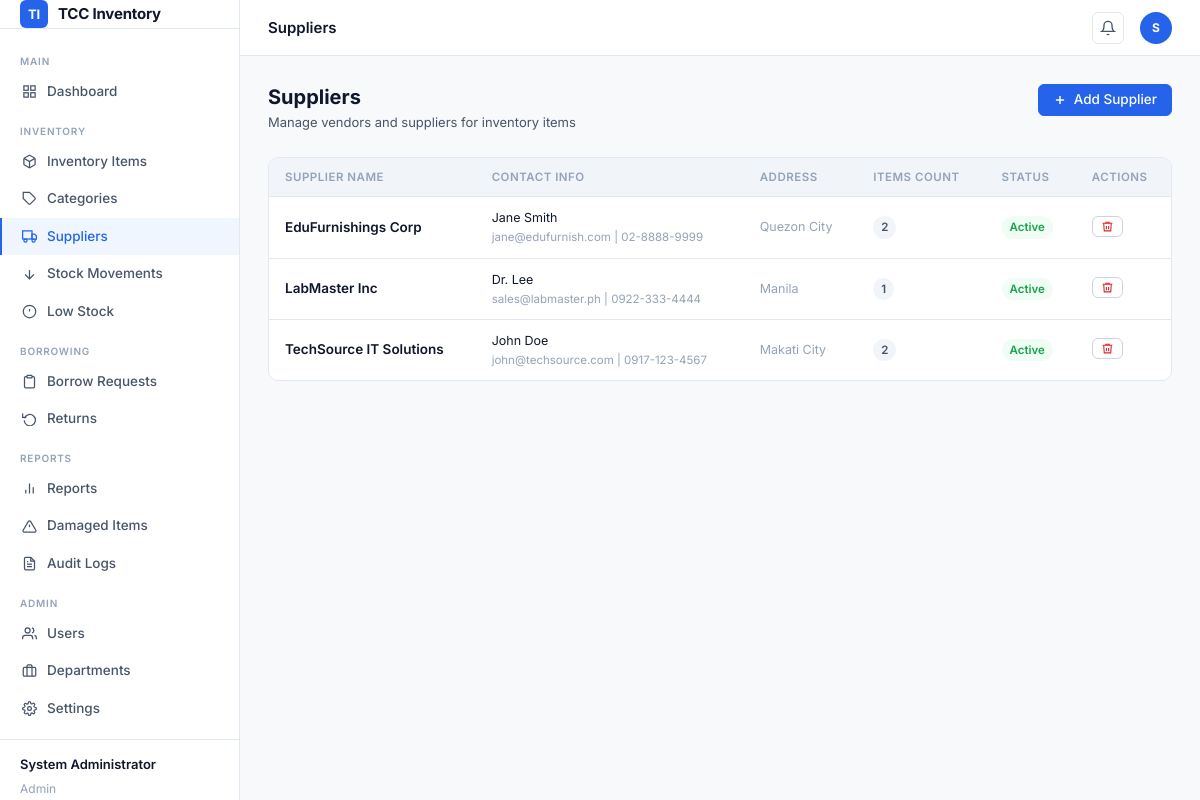
/pages/suppliers.php (signed in), run on the app's committed database.
### tables this page shows
CREATE TABLE suppliers (
    id INT AUTO_INCREMENT PRIMARY KEY,
    name VARCHAR(150) NOT NULL,
    contact_person VARCHAR(100),
    email VARCHAR(100),
    phone VARCHAR(30),
    address TEXT,
    status ENUM('active', 'inactive') DEFAULT 'active',
    created_at TIMESTAMP DEFAULT CURRENT_TIMESTAMP
);

### includes/auth.php (called while the page is built, shortened)
<?php
require_once __DIR__ . '/helpers.php';
function getUserRole() {
    return $_SESSION['role_id'] ?? null;
}
function hasPermission($allowed_roles = []) {
    $role = getUserRole();
    return in_array($role, $allowed_roles);
}

### pages/suppliers.php (the view, shortened to what this page needs)
<?php
$pageTitle = 'Suppliers';
require_once '../includes/auth.php';
$db = getDB();
$suppliers = $db->query("
    SELECT s.*, COUNT(i.id) as item_count
    FROM suppliers s
    LEFT JOIN inventory_items i ON s.id = i.supplier_id
    GROUP BY s.id
    ORDER BY s.name ASC
");
require_once '../includes/header.php';
?>
<div class="page-header">
  <div class="page-header-info">
    <h1>Suppliers</h1>
    <p>Manage vendors and suppliers for inventory items</p>
  </div>
  <div class="page-header-actions">
    <?php if(hasPermission([1,2])): ?>
    <button class="btn btn-primary" data-modal-target="modal-add-supplier"><?= icon_plus() ?> Add Supplier</button>
    <?php endif; ?>
  </div>
</div>
<div class="table-wrap">
  <div class="table-overflow">
    <table>
      <thead>
        <tr>
          <th>Supplier Name</th>
          <th>Contact Info</th>
          <th>Address</th>
          <th>Items Count</th>
          <th>Status</th>
          <?php if(hasPermission([1,2])): ?><th>Actions</th><?php endif; ?>
        </tr>
      </thead>
      <tbody>
        <?php if ($suppliers->num_rows > 0): while($s = $suppliers->fetch_assoc()): ?>
        <tr>
          <td class="font-semibold"><?= clean($s['name']) ?></td>
          <td>
            <div class="text-sm"><?= clean($s['contact_person']) ?></div>
            <div class="text-xs text-muted"><?= clean($s['email']) ?> | <?= clean($s['phone']) ?></div>
          </td>
          <td class="text-sm text-muted"><?= clean($s['address']) ?></td>
          <td><span class="badge badge-secondary"><?= $s['item_count'] ?></span></td>
          <td><?= getStatusBadge($s['status']) ?></td>
          <?php if(hasPermission([1,2])): ?>
          <td>
            <form method="POST" action="" style="margin:0;display:inline-block;">
              <button type="submit" class="btn btn-outline btn-xs text-danger" onclick="return confirm('Delete this supplier?')"><?= icon_trash() ?></button>
            </form>
          </td>
          <?php endif; ?>
        </tr>
        <?php endwhile; else: ?>
        <tr><td colspan="6" class="table-empty">No suppliers found.</td></tr>
        <?php endif; ?>
      </tbody>
    </table>
  </div>
</div>
<?php require_once '../includes/footer.php'; ?>

### includes/header.php (shortened to what this page needs)
<?php
require_once __DIR__ . '/auth.php';
require_once __DIR__ . '/helpers.php';
$fullName = clean($_SESSION['full_name'] ?? 'User');
$roleId = $_SESSION['role_id'] ?? 3;
$roleName = $_SESSION['role_name'] ?? 'Staff';
$initials = strtoupper(substr($fullName, 0, 1));
$currentPage = basename($_SERVER['PHP_SELF']);
?>
<!DOCTYPE html>
<html lang="en">
<head>
  <link rel="stylesheet" href="<?= BASE_URL ?>assets/css/style.css">
</head>
<body>
<div class="app-layout">
  <aside class="sidebar" id="sidebar">
    <div class="sidebar-brand">
      <div class="brand-icon">TI</div>
      TCC Inventory
    </div>
    <nav class="sidebar-nav">
      <div class="sidebar-section">Main</div>
      <a href="<?= BASE_URL ?>dashboard.php" class="<?= $currentPage === 'dashboard.php' ? 'active' : '' ?>">
        <?= icon_grid() ?> Dashboard
      </a>
      <div class="sidebar-section">Inventory</div>
      <a href="<?= BASE_URL ?>pages/items.php" class="<?= $currentPage === 'items.php' ? 'active' : '' ?>">
        <?= icon_box() ?> Inventory Items
      </a>
      <a href="<?= BASE_URL ?>pages/categories.php" class="<?= $currentPage === 'categories.php' ? 'active' : '' ?>">
        <?= icon_tag() ?> Categories
      </a>
      <a href="<?= BASE_URL ?>pages/suppliers.php" class="<?= $currentPage === 'suppliers.php' ? 'active' : '' ?>">
        <?= icon_truck() ?> Suppliers
      </a>
      <a href="<?= BASE_URL ?>pages/stock_movements.php" class="<?= $currentPage === 'stock_movements.php' ? 'active' : '' ?>">
        <?= icon_arrows() ?> Stock Movements
      </a>
      <a href="<?= BASE_URL ?>pages/low_stock.php" class="<?= $currentPage === 'low_stock.php' ? 'active' : '' ?>">
        <?= icon_alert() ?> Low Stock
      </a>
      <div class="sidebar-section">Borrowing</div>
      <a href="<?= BASE_URL ?>pages/borrow.php" class="<?= $currentPage === 'borrow.php' ? 'active' : '' ?>">
        <?= icon_clipboard() ?> Borrow Requests
      </a>
      <a href="<?= BASE_URL ?>pages/returns.php" class="<?= $currentPage === 'returns.php' ? 'active' : '' ?>">
        <?= icon_return() ?> Returns
      </a>
      <div class="sidebar-section">Reports</div>
      <a href="<?= BASE_URL ?>pages/reports.php" class="<?= $currentPage === 'reports.php' ? 'active' : '' ?>">
        <?= icon_chart() ?> Reports
      </a>
      <a href="<?= BASE_URL ?>pages/damaged.php" class="<?= $currentPage === 'damaged.php' ? 'active' : '' ?>">
        <?= icon_warning() ?> Damaged Items
      </a>
      <a href="<?= BASE_URL ?>pages/activity_logs.php" class="<?= $currentPage === 'activity_logs.php' ? 'active' : '' ?>">
        <?= icon_log() ?> Audit Logs
      </a>
      <?php if ($roleId == 1): ?>
      <div class="sidebar-section">Admin</div>
      <a href="<?= BASE_URL ?>pages/users.php" class="<?= $currentPage === 'users.php' ? 'active' : '' ?>">
        <?= icon_users() ?> Users
      </a>
      <a href="<?= BASE_URL ?>pages/departments.php" class="<?= $currentPage === 'departments.php' ? 'active' : '' ?>">
        <?= icon_office() ?> Departments
      </a>
      <a href="<?= BASE_URL ?>pages/settings.php" class="<?= $currentPage === 'settings.php' ? 'active' : '' ?>">
        <?= icon_cog() ?> Settings
      </a>
      <?php endif; ?>
    </nav>
    <div class="sidebar-footer">
      <div class="sidebar-user-name"><?= $fullName ?></div>
      <div class="sidebar-user-role"><?= clean($roleName) ?></div>
    </div>
  </aside>
  <div class="main-wrapper">
    <header class="topbar">
      <div class="topbar-left">
        <span class="topbar-title"><?= clean($pageTitle ?? 'Dashboard') ?></span>
      </div>
      <div class="topbar-right">
        <div class="topbar-notif" title="Notifications" onclick="window.location='<?= BASE_URL ?>pages/notifications.php'">
          <svg width="16" height="16" viewBox="0 0 24 24" fill="none" stroke="currentColor" stroke-width="2"><path d="M18 8A6 6 0 0 0 6 8c0 7-3 9-3 9h18s-3-2-3-9"/><path d="M13.73 21a2 2 0 0 1-3.46 0"/></svg>
        </div>
        <div class="topbar-avatar" title="<?= $fullName ?>"><?= $initials ?></div>
      </div>
    </header>
    <main class="page-content">
<?php
function icon_grid()     { return '<svg width="15" height="15" viewBox="0 0 24 24" fill="none" stroke="currentColor" stroke-width="2"><rect x="3" y="3" width="7" height="7"/><rect x="14" y="3" width="7" height="7"/><rect x="14" y="14" width="7" height="7"/><rect x="3" y="14" width="7" height="7"/></svg>'; }
function icon_box()      { return '<svg width="15" height="15" viewBox="0 0 24 24" fill="none" stroke="currentColor" stroke-width="2"><path d="M21 16V8a2 2 0 0 0-1-1.73l-7-4a2 2 0 0 0-2 0l-7 4A2 2 0 0 0 3 8v8a2 2 0 0 0 1 1.73l7 4a2 2 0 0 0 2 0l7-4A2 2 0 0 0 21 16z"/><polyline points="3.27 6.96 12 12.01 20.73 6.96"/><line x1="12" y1="22.08" x2="12" y2="12"/></svg>'; }
function icon_tag()      { return '<svg width="15" height="15" viewBox="0 0 24 24" fill="none" stroke="currentColor" stroke-width="2"><path d="M20.59 13.41l-7.17 7.17a2 2 0 0 1-2.83 0L2 12V2h10l8.59 8.59a2 2 0 0 1 0 2.82z"/><line x1="7" y1="7" x2="7.01" y2="7"/></svg>'; }
function icon_truck()    { return '<svg width="15" height="15" viewBox="0 0 24 24" fill="none" stroke="currentColor" stroke-width="2"><rect x="1" y="3" width="15" height="13"/><polygon points="16 8 20 8 23 11 23 16 16 16 16 8"/><circle cx="5.5" cy="18.5" r="2.5"/><circle cx="18.5" cy="18.5" r="2.5"/></svg>'; }
function icon_arrows()   { return '<svg width="15" height="15" viewBox="0 0 24 24" fill="none" stroke="currentColor" stroke-width="2"><line x1="12" y1="5" x2="12" y2="19"/><polyline points="19 12 12 19 5 12"/></svg>'; }
function icon_alert()    { return '<svg width="15" height="15" viewBox="0 0 24 24" fill="none" stroke="currentColor" stroke-width="2"><circle cx="12" cy="12" r="10"/><line x1="12" y1="8" x2="12" y2="12"/><line x1="12" y1="16" x2="12.01" y2="16"/></svg>'; }
function icon_clipboard(){ return '<svg width="15" height="15" viewBox="0 0 24 24" fill="none" stroke="currentColor" stroke-width="2"><path d="M16 4h2a2 2 0 0 1 2 2v14a2 2 0 0 1-2 2H6a2 2 0 0 1-2-2V6a2 2 0 0 1 2-2h2"/><rect x="8" y="2" width="8" height="4" rx="1" ry="1"/></svg>'; }
function icon_return()   { return '<svg width="15" height="15" viewBox="0 0 24 24" fill="none" stroke="currentColor" stroke-width="2"><polyline points="1 4 1 10 7 10"/><path d="M3.51 15a9 9 0 1 0 .49-3.36"/></svg>'; }
function icon_chart()    { return '<svg width="15" height="15" viewBox="0 0 24 24" fill="none" stroke="currentColor" stroke-width="2"><line x1="18" y1="20" x2="18" y2="10"/><line x1="12" y1="20" x2="12" y2="4"/><line x1="6" y1="20" x2="6" y2="14"/></svg>'; }
function icon_warning()  { return '<svg width="15" height="15" viewBox="0 0 24 24" fill="none" stroke="currentColor" stroke-width="2"><path d="M10.29 3.86L1.82 18a2 2 0 0 0 1.71 3h16.94a2 2 0 0 0 1.71-3L13.71 3.86a2 2 0 0 0-3.42 0z"/><line x1="12" y1="9" x2="12" y2="13"/><line x1="12" y1="17" x2="12.01" y2="17"/></svg>'; }
function icon_log()      { return '<svg width="15" height="15" viewBox="0 0 24 24" fill="none" stroke="currentColor" stroke-width="2"><path d="M14 2H6a2 2 0 0 0-2 2v16a2 2 0 0 0 2 2h12a2 2 0 0 0 2-2V8z"/><polyline points="14 2 14 8 20 8"/><line x1="16" y1="13" x2="8" y2="13"/><line x1="16" y1="17" x2="8" y2="17"/><polyline points="10 9 9 9 8 9"/></svg>'; }
function icon_users()    { return '<svg width="15" height="15" viewBox="0 0 24 24" fill="none" stroke="currentColor" stroke-width="2"><path d="M17 21v-2a4 4 0 0 0-4-4H5a4 4 0 0 0-4 4v2"/><circle cx="9" cy="7" r="4"/><path d="M23 21v-2a4 4 0 0 0-3-3.87"/><path d="M16 3.13a4 4 0 0 1 0 7.75"/></svg>'; }
function icon_office()   { return '<svg width="15" height="15" viewBox="0 0 24 24" fill="none" stroke="currentColor" stroke-width="2"><rect x="2" y="7" width="20" height="14" rx="2" ry="2"/><path d="M16 21V5a2 2 0 0 0-2-2h-4a2 2 0 0 0-2 2v16"/></svg>'; }
function icon_cog()      { return '<svg width="15" height="15" viewBox="0 0 24 24" fill="none" stroke="currentColor" stroke-width="2"><circle cx="12" cy="12" r="3"/><path d="M19.4 15a1.65 1.65 0 0 0 .33 1.82l.06.06a2 2 0 0 1-2.83 2.83l-.06-.06a1.65 1.65 0 0 0-1.82-.33 1.65 1.65 0 0 0-1 1.51V21a2 2 0 0 1-4 0v-.09A1.65 1.65 0 0 0 9 19.4a1.65 1.65 0 0 0-1.82.33l-.06.06a2 2 0 0 1-2.83-2.83l.06-.06A1.65 1.65 0 0 0 4.68 15a1.65 1.65 0 0 0-1.51-1H3a2 2 0 0 1 0-4h.09A1.65 1.65 0 0 0 4.6 9a1.65 1.65 0 0 0-.33-1.82l-.06-.06a2 2 0 0 1 2.83-2.83l.06.06A1.65 1.65 0 0 0 9 4.68a1.65 1.65 0 0 0 1-1.51V3a2 2 0 0 1 4 0v.09a1.65 1.65 0 0 0 1 1.51 1.65 1.65 0 0 0 1.82-.33l.06-.06a2 2 0 0 1 2.83 2.83l-.06.06A1.65 1.65 0 0 0 19.4 9a1.65 1.65 0 0 0 1.51 1H21a2 2 0 0 1 0 4h-.09a1.65 1.65 0 0 0-1.51 1z"/></svg>'; }
function icon_plus()     { return '<svg width="14" height="14" viewBox="0 0 24 24" fill="none" stroke="currentColor" stroke-width="2.5"><line x1="12" y1="5" x2="12" y2="19"/><line x1="5" y1="12" x2="19" y2="12"/></svg>'; }
function icon_trash()    { return '<svg width="13" height="13" viewBox="0 0 24 24" fill="none" stroke="currentColor" stroke-width="2"><polyline points="3 6 5 6 21 6"/><path d="M19 6l-1 14H6L5 6"/><path d="M10 11v6"/><path d="M14 11v6"/><path d="M9 6V4h6v2"/></svg>'; }

### includes/helpers.php (shortened to what this page needs)
<?php
function clean($string) {
    return htmlspecialchars(trim($string), ENT_QUOTES, 'UTF-8');
}
function getStatusBadge($status) {
    switch ($status) {
        case 'active': return '<span class="badge badge-success">Active</span>';
    }
}

### data on the page
suppliers: name "EduFurnishings Corp", contact_person "Jane Smith", email "jane@edufurnish.com", phone "02-8888-9999", address "Quezon City", item_count "2", status "Active"
suppliers: name "LabMaster Inc", contact_person "Dr. Lee", email "sales@labmaster.ph", phone "0922-333-4444", address "Manila", item_count "1", status "Active"
suppliers: name "TechSource IT Solutions", contact_person "John Doe", email "john@techsource.com", phone "0917-123-4567", address "Makati City", item_count "2", status "Active"

### other printed values
$fullName "System Administrator"
$roleName "Admin"
$pageTitle "Suppliers"
$initials "S"
